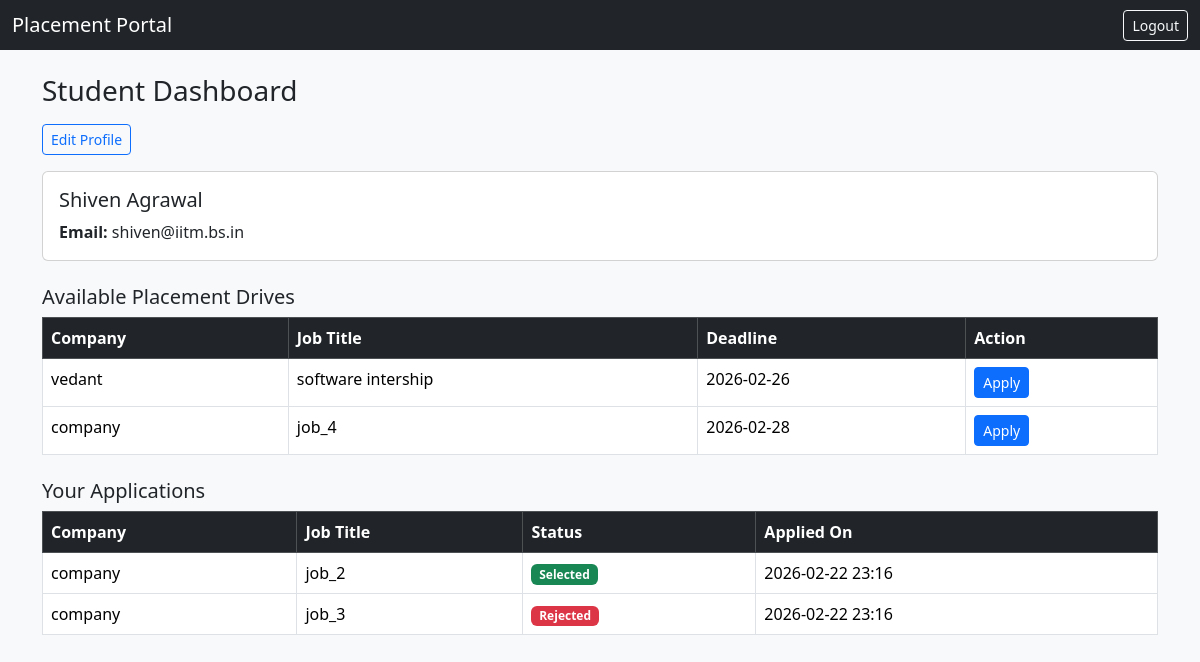
/dashboard (signed in), run on the app's committed database.
### dp.py (models this page shows)
class Student(db.Model):
    __tablename__ = "students"
    id = db.Column(db.Integer, primary_key=True)
    user_id = db.Column(
        db.Integer, db.ForeignKey("users.id"), nullable=False
    )
    name = db.Column(db.String(100), nullable=False)
    status = db.Column(db.String(20), default="Pending")
    blacklisted = db.Column(db.Boolean, default=False)

class User(UserMixin, db.Model):
    __tablename__ = "users"
    id = db.Column(db.Integer, primary_key=True)
    email = db.Column(db.String(120), unique=True, nullable=False)
    password = db.Column(db.String(200), nullable=False)
    role = db.Column(db.String(20), nullable=False)
    student_profile = db.relationship(
        "Student", backref="user"
    )
    company_profile = db.relationship(
        "Company", backref="user"
    )

class PlacementDrive(db.Model):
    __tablename__ = "placement_drives"
    id = db.Column(db.Integer, primary_key=True)
    company_id = db.Column(
        db.Integer, db.ForeignKey("companies.id"), nullable=False
    )
    job_title = db.Column(db.String(150), nullable=False)
    job_description = db.Column(db.String(2000))
    eligibility = db.Column(db.String(2000))
    deadline = db.Column(db.Date)
    status = db.Column(db.String(20), default="Pending")
    company = db.relationship("Company", backref="drives")
    applications = db.relationship("Application", backref="drive", cascade="all, delete" )

class Company(db.Model):
    __tablename__ = "companies"
    id = db.Column(db.Integer, primary_key=True)
    user_id = db.Column(
        db.Integer, db.ForeignKey("users.id"), nullable=False
    )
    company_name = db.Column(db.String(150), nullable=False)
    hr_contact = db.Column(db.String(100))
    website = db.Column(db.String(150))
    status = db.Column(db.String(20), default="Pending")
    blacklisted = db.Column(db.Boolean, default=False)

class Application(db.Model):
    __tablename__ = "applications"
    id = db.Column(db.Integer, primary_key=True)
    student_id = db.Column(
        db.Integer, db.ForeignKey("students.id"), nullable=False
    )
    drive_id = db.Column(
        db.Integer, db.ForeignKey("placement_drives.id"), nullable=False
    )
    appl_date = db.Column(db.DateTime, default=datetime.now(india_timezone))
    status = db.Column(db.String(20), default="Applied")
    student = db.relationship("Student", backref="applications")
    __table_args__ = (
        db.UniqueConstraint("student_id", "drive_id"),
    )

### app.py (the view, shortened to what this page needs)
@app.route('/dashboard')
@login_required
def dashboard():
    if current_user.role == "admin":
        return render_template("admin.html")
    elif current_user.role == "student":
        student = Student.query.filter_by(user_id=current_user.id).first()
        applications = student.applications
        temp = sorted(PlacementDrive.query.filter_by(status="Open").all(), key=lambda d: d.deadline)
        applied_drive_ids = {app.drive_id for app in student.applications}
        drives = [ drive for drive in temp if drive.id not in applied_drive_ids ]
        if not student:
            abort(403)
        return render_template("student_dashboard.html", student=student, drives=drives, applications=applications)
    else:
        abort(403)

### app.py (called while the page is built)
@login_manager.user_loader
def load_user(user_id):
    return User.query.get(int(user_id))

### templates/student_dashboard.html (shortened to what this page needs)
{% extends "index.html" %}
{% block content %}
<h3 class="mb-3">Student Dashboard</h3>
<div class="mb-3">
    <a href="/student/profile/edit" class="btn btn-outline-primary btn-sm">Edit Profile</a>
</div>
{% if student.blacklisted %}
<div class="alert alert-danger">
    Your account has been blacklisted. Please contact support.
</div>
{% elif student.status == "Pending" %}
<div class="alert alert-warning">
    Your account is pending admin approval. Please wait.
</div>
{% else %}
<div class="card mb-4">
    <div class="card-body">
        <h5 class="card-title">{{ student.name }}</h5>
        <p class="mb-0"><strong>Email:</strong> {{ student.user.email }}</p>
    </div>
</div>
<h5>Available Placement Drives</h5>
<table class="table table-bordered mb-4">
    <thead class="table-dark">
        <tr>
            <th>Company</th>
            <th>Job Title</th>
            <th>Deadline</th>
            <th>Action</th>
        </tr>
    </thead>
    <tbody>
        {% for drive in drives %}
        <tr>
            <td>{{ drive.company.company_name }}</td>
            <td>{{ drive.job_title }}</td>
            <td>{{ drive.deadline }}</td>
            <td>
                <form method="POST"
                      action="/student/apply/{{ drive.id }}">
                    <button class="btn btn-sm btn-primary">
                        Apply
                    </button>
                </form>
            </td>
        </tr>
        {% else %}
        <tr>
            <td colspan="4" class="text-center">
                No approved drives available
            </td>
        </tr>
        {% endfor %}
    </tbody>
</table>
<h5>Your Applications</h5>
<table class="table table-bordered">
    <thead class="table-dark">
        <tr>
            <th>Company</th>
            <th>Job Title</th>
            <th>Status</th>
            <th>Applied On</th>
        </tr>
    </thead>
    <tbody>
        {% for application in applications %}
        <tr>
            <td>{{ application.drive.company.company_name }}</td>
            <td>{{ application.drive.job_title }}</td>
            <td>
                {% if application.status == "Applied" %}
                    <span class="badge bg-info">Applied</span>
                {% elif application.status == "Shortlisted" %}
                    <span class="badge bg-warning">Shortlisted</span>
                {% elif application.status == "Selected" %}
                    <span class="badge bg-success">Selected</span>
                {% elif application.status == "Rejected" %}
                    <span class="badge bg-danger">Rejected</span>
                {% endif %}
            </td>
            <td>{{ application.appl_date.strftime('%Y-%m-%d %H:%M') }}</td>
        </tr>
        {% else %}
        <tr>
            <td colspan="4" class="text-center">
                No applications yet
            </td>
        </tr>
        {% endfor %}
    </tbody>
</table>
{% endif %}
{% endblock %}

### data on the page
Student: name "Shiven Agrawal"
User: user.email "shiven@iitm.bs.in"
PlacementDrive: company.company_name "vedant", job_title "software intership", deadline "2026-02-26"
PlacementDrive: company.company_name "company", job_title "job_4", deadline "2026-02-28"
Application: drive.company.company_name "company", drive.job_title "job_2", status "Selected", appl_date "2026-02-22 23:16"
Application: drive.company.company_name "company", drive.job_title "job_3", status "Rejected", appl_date "2026-02-22 23:16"
